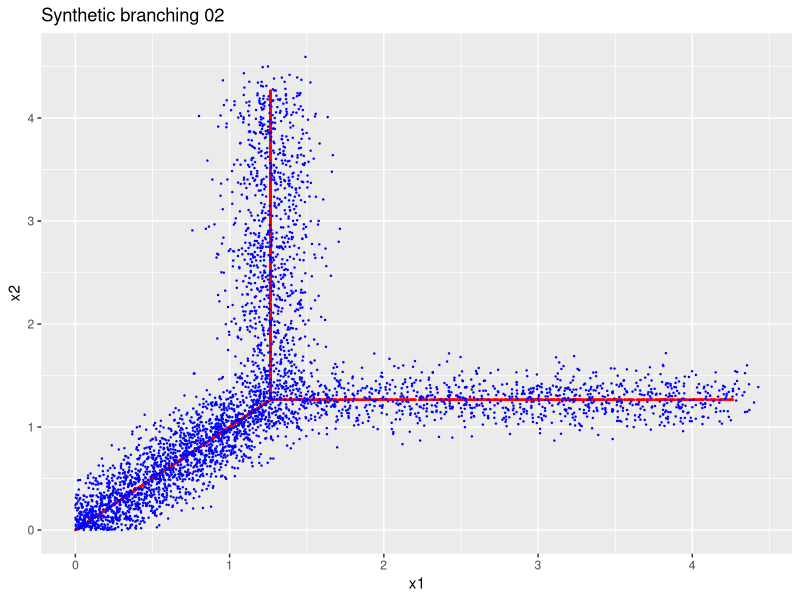
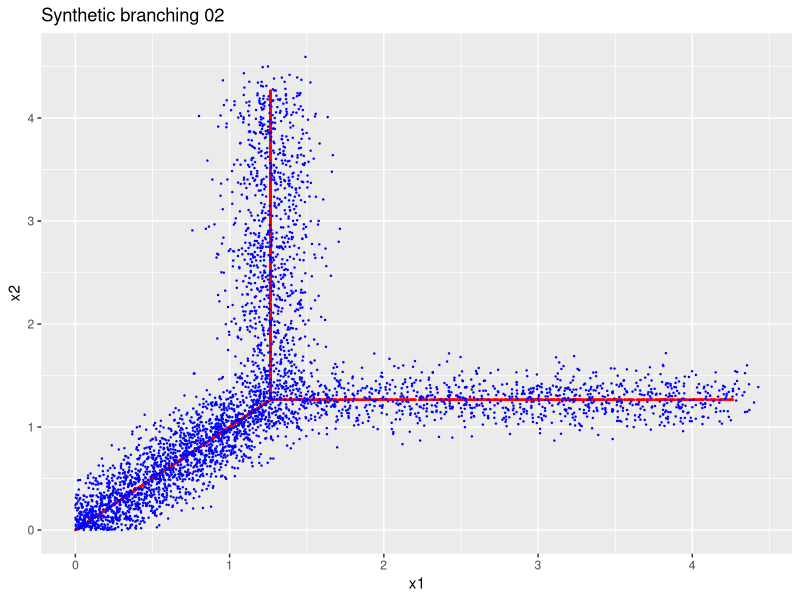

The R source for these figures, in order:

library(ggplot2)

## ####################################################
## ####################################################
set.seed(100)

## Stem points:
stemDirection = rep(1,10)
stemDirection = stemDirection / sqrt(10)
numStem = 2000
stemLength = 4
stemTimes = runif(numStem)
stemPoints = matrix(0,nrow=numStem,ncol=10)
for(i in 1:numStem)
    stemPoints[i,] = stemTimes[i] * stemLength * stemDirection

## ####################################################
## Branch points:
numBranch = 1000
## branchLength = 1.5
branchLength = 3
branchStart = stemLength * stemDirection

## One branch:
branchDirection = rep(0,10)
branchDirection[1] = 1
branchTimes = runif(numBranch)
branchPoints1 = matrix(0,nrow=numBranch,ncol=10)
for(i in 1:numBranch)
    branchPoints1[i,] = branchStart +
        branchTimes[i] * branchLength * branchDirection

## D'other branch:
branchDirection = rep(0,10)
branchDirection[2] = 1
branchTimes = runif(numBranch)
branchPoints2 = matrix(0,nrow=numBranch,ncol=10)
for(i in 1:numBranch)
    branchPoints2[i,] = branchStart +
        branchTimes[i] * branchLength * branchDirection

## Clean points:
points = rbind(stemPoints,branchPoints1,branchPoints2)

sd = .2
sd = .15
noise = rnorm(length(points),sd=sd)
noise = matrix(noise,nrow=nrow(points))
noisyPoints = points + noise
noisyPoints = abs(noisyPoints)

colnames(points) = paste0('x',1:10)
colnames(noisyPoints) = paste0('x',1:10)

g = ggplot() +
    geom_point(data=as.data.frame(points),aes(x=x1,y=x2),color='red',size=.2) +
    geom_point(data=as.data.frame(noisyPoints),aes(x=x1,y=x2),color='blue',size=.2) +
    ggtitle('Synthetic branching 02')

print(g)

ggsave(plot=g,
       filename='syntheticBranching02.jpg')
saveRDS(noisyPoints,
        'syntheticBranching02.rds')


